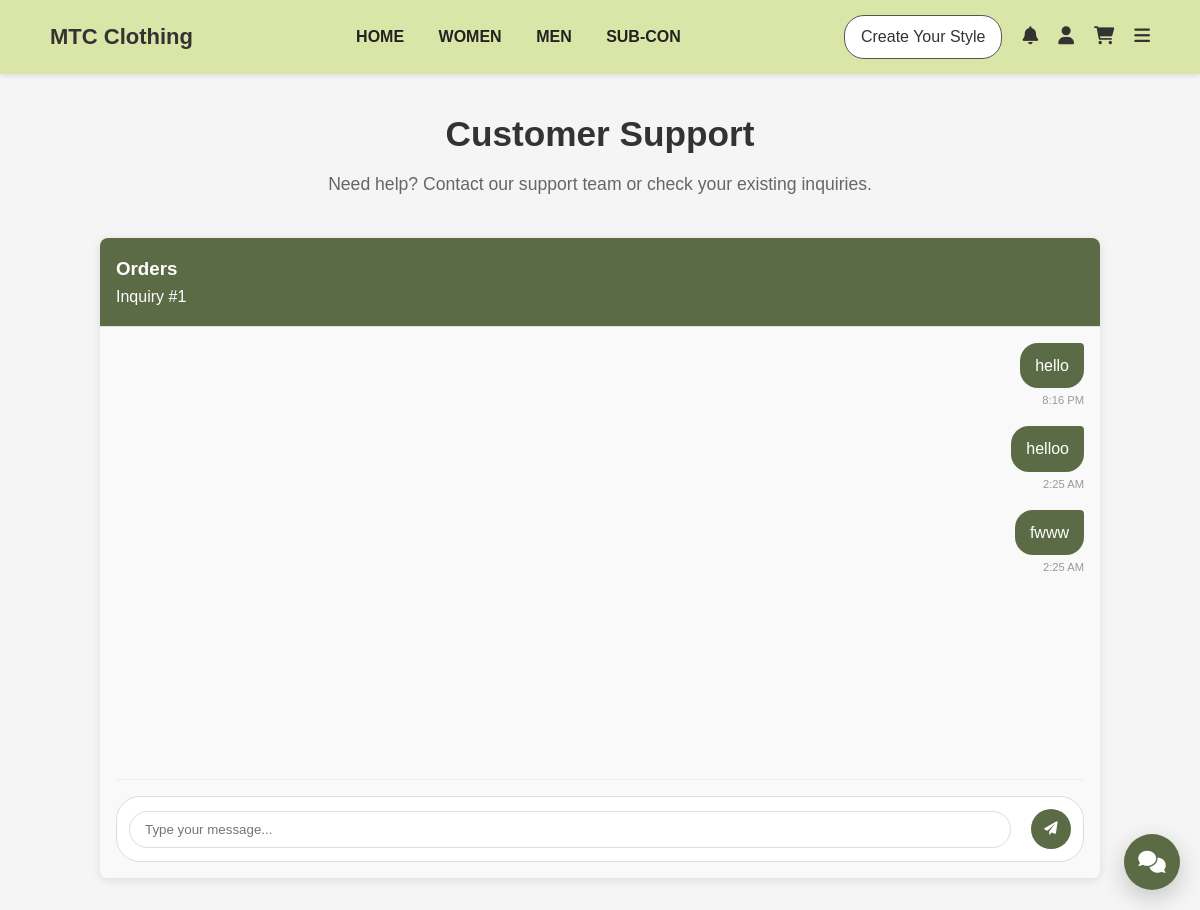
Screenshot of /customer-inq.php?id=1 (signed in) with the database file from the repository.
### tables this page shows
CREATE TABLE `customer_inquiries` (
  `id` int(11) NOT NULL,
  `user_id` int(11) DEFAULT NULL,
  `user_name` varchar(100) NOT NULL,
  `user_email` varchar(100) NOT NULL,
  `category` varchar(50) NOT NULL,
  `message` text NOT NULL,
  `status` enum('processing','accepted','delivered') DEFAULT 'processing',
  `admin_response` text DEFAULT NULL,
  `created_at` timestamp NOT NULL DEFAULT current_timestamp(),
  `responded_at` timestamp NULL DEFAULT NULL
);

CREATE TABLE `inquiry_messages` (
  `id` int(11) NOT NULL,
  `inquiry_id` int(11) NOT NULL,
  `sender_type` enum('customer','admin') NOT NULL,
  `message` text NOT NULL,
  `is_read` tinyint(1) DEFAULT 0,
  `created_at` timestamp NOT NULL DEFAULT current_timestamp()
);

### customer-inq.php (the view, shortened to what this page needs)
<?php
include 'db.php';
$user_id = $_SESSION['user_id'];
$current_inquiry_id = isset($_GET['id']) ? (int)$_GET['id'] : 0;
if ($current_inquiry_id > 0) {
    $stmt = $conn->prepare("SELECT * FROM customer_inquiries WHERE id = ? AND user_id = ?");
    $stmt->bind_param("ii", $current_inquiry_id, $user_id);
    $stmt->execute();
    $selectedInquiry = $stmt->get_result()->fetch_assoc();
    if ($selectedInquiry) {
        $stmt = $conn->prepare("SELECT * FROM inquiry_messages WHERE inquiry_id = ? ORDER BY created_at ASC");
        $stmt->bind_param("i", $current_inquiry_id);
        $stmt->execute();
        $conversation = $stmt->get_result()->fetch_all(MYSQLI_ASSOC);
    }
}
$selectedInquiry = null;
$conversation = [];
if ($current_inquiry_id > 0) {
    $stmt = $conn->prepare("SELECT * FROM customer_inquiries WHERE id = ? AND user_id = ?");
    $stmt->bind_param("ii", $current_inquiry_id, $user_id);
    $stmt->execute();
    $selectedInquiry = $stmt->get_result()->fetch_assoc();
    if ($selectedInquiry) {
        $stmt = $conn->prepare("SELECT * FROM inquiry_messages WHERE inquiry_id = ? ORDER BY created_at ASC");
        $stmt->bind_param("i", $current_inquiry_id);
        $stmt->execute();
        $conversation = $stmt->get_result()->fetch_all(MYSQLI_ASSOC);
        $stmt = $conn->prepare("SELECT * FROM inquiry_messages WHERE inquiry_id = ? ORDER BY created_at ASC");
        $stmt->bind_param("i", $current_inquiry_id);
        $stmt->execute();
        $conversation = $stmt->get_result()->fetch_all(MYSQLI_ASSOC);
    } else {
        $current_inquiry_id = 0;
    }
}
?>
<!DOCTYPE html>
<html lang="en">
<head>
  <?php include 'header.php'; ?>
</head>
<body>
  <div class="container" style="max-width: 1200px; margin: 2rem auto; padding: 0 20px;">
    <div style="text-align: center; margin-bottom: 2.5rem;">
      <h1 style="margin: 0 0 0.5rem 0; font-size: 2.2rem; color: #333;">Customer Support</h1>
      <p style="margin: 0; color: #666; font-size: 1.1rem;">Need help? Contact our support team or check your existing inquiries.</p>
    </div>
    <div class="chat-container" style="grid-template-columns: 1fr; max-width: 1000px; margin: 0 auto; height: 80vh;">
        <div class="chat-area" style="display: flex; flex-direction: column; height: 100%; background: #fff; border-radius: 8px; box-shadow: 0 2px 10px rgba(0,0,0,0.1);">
            <div class="chat-header">
              <div>
                <h3><?php echo htmlspecialchars($selectedInquiry['category']); ?></h3>
                <p>Inquiry #<?php echo $selectedInquiry['id']; ?></p>
              </div>
              <span class="status-badge status-<?php echo $selectedInquiry['status']; ?>">
              </span>
            </div>
            <div class="chat-messages" id="chatMessages" style="flex: 1; overflow-y: auto; padding: 1rem; display: flex; flex-direction: column; min-height: 0;">
              <div style="flex: 1;">
                <?php if (!empty($conversation)): ?>
                  <?php foreach ($conversation as $message): ?>
                    <div class="message <?php echo $message['sender_type'] === 'customer' ? 'sent' : 'received'; ?>"
                         data-message-id="<?php echo $message['id']; ?>">
                      <div class="message-content">
                        <?php echo nl2br(htmlspecialchars($message['message'])); ?>
                      </div>
                      <div class="message-time">
                        <?php echo date('g:i A', strtotime($message['created_at'])); ?>
                      </div>
                    </div>
                  <?php endforeach; ?>
                <?php endif; ?>
              </div>
              <div style="margin-top: auto; padding-top: 1rem; border-top: 1px solid #eee;">
                <form class="message-form" id="messageForm" method="POST">
                  <div class="message-input" style="display: flex; gap: 10px; align-items: center;">
                    <input type="text" id="chatMessageInput" name="message" placeholder="Type your message..." list="chatSuggestions" autocomplete="on" required style="flex: 1; padding: 10px 15px; border: 1px solid #ddd; border-radius: 20px; outline: none;">
                    <button type="submit" name="send_message" style="background: #5b6b46; color: white; border: none; border-radius: 50%; width: 40px; height: 40px; display: flex; align-items: center; justify-content: center; cursor: pointer;">
                      <i class="fas fa-paper-plane"></i>
                    </button>
                  </div>
                </form>
              </div>
            </div>
          </div>
      </div>
    </div>
</body>
</html>

### header.php (style rules this page uses)
body { font-family: Arial, sans-serif; margin: 0; padding: 0; background: #fafafa; }

### customer-inq.php (style rules this page uses)
* { margin: 0; padding: 0; box-sizing: border-box; }
body { font-family: 'Poppins', sans-serif; background: #f5f5f5; color: #333; line-height: 1.6; }
.chat-container { display: flex; flex-direction: column; max-width: 800px; margin: 0 auto; background: #fff; border-radius: 8px; box-shadow: 0 2px 10px rgba(0,0,0,0.1); height: 70vh; overflow: hidden; }
.chat-header { padding: 15px 20px; background: #5b6b46; color: white; display: flex; justify-content: space-between; align-items: center; }
.chat-messages { flex: 1; padding: 20px; overflow-y: auto; background: #f9f9f9; }
.message { margin-bottom: 15px; max-width: 80%; clear: both; }
.message.sent { float: right; margin-left: auto; }
.message-content { padding: 10px 15px; border-radius: 18px; position: relative; word-wrap: break-word; }
.sent .message-content { background: #5b6b46; color: white; border-top-right-radius: 4px; }
.message-time { font-size: 0.7rem; color: #777; margin-top: 4px; text-align: right; }
.message-input { display: flex; padding: 15px; background: #fff; border-top: 1px solid #eee; }
.message-input input { flex: 1; padding: 10px 15px; border: 1px solid #ddd; border-radius: 20px; outline: none; font-family: 'Poppins', sans-serif; }
.message-input button { background: #5b6b46; color: white; border: none; border-radius: 20px; padding: 0 20px; margin-left: 10px; cursor: pointer; transition: background 0.3s; }
.chat-container { display: grid; grid-template-columns: 1fr; height: 70vh; max-width: 800px; margin: 0 auto; background: #fff; border-radius: 8px; box-shadow: 0 2px 10px rgba(0, 0, 0, 0.1); overflow: hidden; }
.chat-area { flex: 1; display: flex; flex-direction: column; }
.chat-header { padding: 1rem; border-bottom: 1px solid #e0e0e0; }
.chat-messages { flex: 1; padding: 1rem; overflow-y: auto; }
.message { margin-bottom: 1rem; display: flex; flex-direction: column; }
.message.sent { align-items: flex-end; }
.message-time { font-size: 0.7rem; color: #999; }
.message-form { display: flex; gap: 0.5rem; }
.message-input { flex: 1; padding: 0.75rem; border: 1px solid #ddd; border-radius: 24px; resize: none; min-height: 48px; outline: none; }
.status-badge { display: inline-block; padding: 0.25rem 0.5rem; border-radius: 12px; font-size: 0.75rem; font-weight: 500; text-transform: capitalize; }

### rows the page displays
customer_inquiries: category "Orders", id "1"
inquiry_messages: message "hello", created_at "8:16 PM"
inquiry_messages: message "helloo", created_at "2:25 AM"
inquiry_messages: message "fwww", created_at "2:25 AM"
